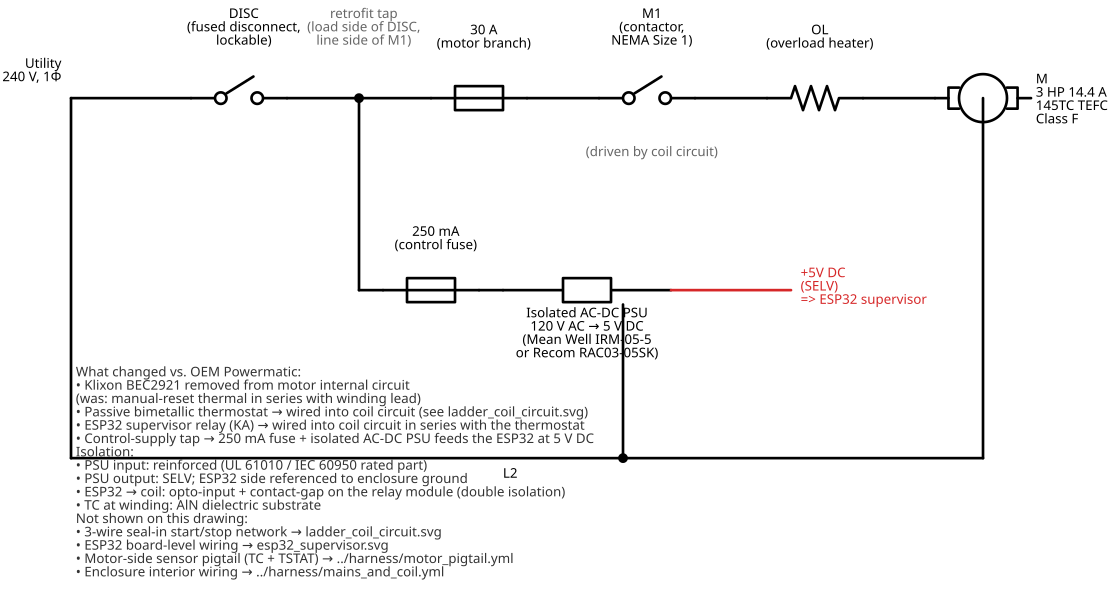

Source code (Python):
#!/usr/bin/env -S uv run --script
# /// script
# requires-python = ">=3.10"
# dependencies = ["schemdraw>=0.19"]
# ///
"""
One-line diagram — mains power distribution after retrofit.

Utility 240 V single-phase feeds the wall disconnect. Downstream:

  1. Motor branch:
       DISC -> 30 A fuses/breaker -> M1 contactor (Size 1) -> OL heater
            -> motor (3 HP, 145TC TEFC, Class F, 14.4 A FLA)

  2. Control-supply branch (RETROFIT ADDITION):
       tap after DISC -> 250 mA fuse -> isolated AC-DC PSU
                       -> 5 V SELV rail to ESP32 supervisor

The control branch is tapped on the load side of the DISC and the
line side of M1, so the ESP32 stays powered even when the motor coil
drops. That is intentional: the ESP32 must remain alive to log the
trip and hold the coil open until the operator acks.

Regenerate with:  uv run hardware/schematic/oneline_mains.py
"""

from pathlib import Path
import schemdraw
import schemdraw.elements as e

HERE = Path(__file__).parent


with schemdraw.Drawing(show=False) as d:
    d.config(fontsize=10, unit=2.0)

    # Layout constants (schemdraw units)
    MAIN_Y = 0.0                 # motor-branch horizontal
    CONTROL_Y = -4.0             # control-supply branch (below main)
    RETURN_Y = -7.5              # L2 return conductor
    NOTE_Y = -10.5               # notes block

    # Element x positions on the main line
    X_SRC = 0.0
    X_DISC_L = 2.5
    X_DISC_R = 4.5
    X_TAP = 6.0                  # control-branch tap point
    X_FUSE_L = 7.5
    X_FUSE_R = 9.5
    X_M1_L = 11.0
    X_M1_R = 13.0
    X_OL_L = 14.5
    X_OL_R = 16.5
    X_MOTOR = 18.5               # centre of motor circle

    # ---------------------------------------------------------
    # Utility source
    # ---------------------------------------------------------
    d.add(e.Label().at((X_SRC - 0.3, MAIN_Y + 0.5)).label('Utility\n240 V, 1Φ', loc='left'))
    d.add(e.Line().at((X_SRC, MAIN_Y)).to((X_DISC_L, MAIN_Y)).linewidth(2))

    # ---------------------------------------------------------
    # DISC — fused disconnect
    # ---------------------------------------------------------
    d.add(e.Switch().at((X_DISC_L, MAIN_Y)).to((X_DISC_R, MAIN_Y)).right())
    d.add(e.Label().at(((X_DISC_L + X_DISC_R) / 2, MAIN_Y + 1.4)).label(
        'DISC\n(fused disconnect,\nlockable)', loc='center'))

    # Main line continues to the tap
    d.add(e.Line().at((X_DISC_R, MAIN_Y)).to((X_TAP, MAIN_Y)).linewidth(2))
    d.add(e.Dot().at((X_TAP, MAIN_Y)))
    d.add(e.Label().at((X_TAP, MAIN_Y + 1.4)).label(
        'retrofit tap\n(load side of DISC,\nline side of M1)',
        loc='center', color='#666'))

    # Continue main line to fuse
    d.add(e.Line().at((X_TAP, MAIN_Y)).to((X_FUSE_L, MAIN_Y)).linewidth(2))

    # ---------------------------------------------------------
    # 30 A motor-branch fuse
    # ---------------------------------------------------------
    d.add(e.Fuse().at((X_FUSE_L, MAIN_Y)).to((X_FUSE_R, MAIN_Y)).right())
    d.add(e.Label().at(((X_FUSE_L + X_FUSE_R) / 2, MAIN_Y + 1.2)).label(
        '30 A\n(motor branch)', loc='center'))

    d.add(e.Line().at((X_FUSE_R, MAIN_Y)).to((X_M1_L, MAIN_Y)).linewidth(2))

    # ---------------------------------------------------------
    # M1 contactor
    # ---------------------------------------------------------
    d.add(e.Switch().at((X_M1_L, MAIN_Y)).to((X_M1_R, MAIN_Y)).right())
    d.add(e.Label().at(((X_M1_L + X_M1_R) / 2, MAIN_Y + 1.4)).label(
        'M1\n(contactor,\nNEMA Size 1)', loc='center'))
    d.add(e.Label().at(((X_M1_L + X_M1_R) / 2, MAIN_Y - 1.2)).label(
        '(driven by coil circuit)', loc='center', color='#666'))

    d.add(e.Line().at((X_M1_R, MAIN_Y)).to((X_OL_L, MAIN_Y)).linewidth(2))

    # ---------------------------------------------------------
    # OL heater (drawn as a resistor)
    # ---------------------------------------------------------
    d.add(e.Resistor().at((X_OL_L, MAIN_Y)).to((X_OL_R, MAIN_Y)).right())
    d.add(e.Label().at(((X_OL_L + X_OL_R) / 2, MAIN_Y + 1.2)).label(
        'OL\n(overload heater)', loc='center'))

    d.add(e.Line().at((X_OL_R, MAIN_Y)).to((X_MOTOR - 0.5, MAIN_Y)).linewidth(2))

    # ---------------------------------------------------------
    # Motor
    # ---------------------------------------------------------
    d.add(e.Motor().at((X_MOTOR - 0.5, MAIN_Y)).right().label(
        'M\n3 HP  14.4 A\n145TC TEFC\nClass F', loc='right'))

    # ---------------------------------------------------------
    # Control-supply branch (retrofit) — tap down to CONTROL_Y
    # ---------------------------------------------------------
    d.add(e.Line().at((X_TAP, MAIN_Y)).to((X_TAP, CONTROL_Y)).linewidth(2))

    # 250 mA fuse on the control branch
    X_CTRL_FUSE_L = X_TAP + 0.5
    X_CTRL_FUSE_R = X_CTRL_FUSE_L + 2.0
    d.add(e.Line().at((X_TAP, CONTROL_Y)).to((X_CTRL_FUSE_L, CONTROL_Y)).linewidth(2))
    d.add(e.Fuse().at((X_CTRL_FUSE_L, CONTROL_Y)).to((X_CTRL_FUSE_R, CONTROL_Y)).right())
    d.add(e.Label().at(((X_CTRL_FUSE_L + X_CTRL_FUSE_R) / 2, CONTROL_Y + 1.0)).label(
        '250 mA\n(control fuse)', loc='center'))

    # Isolated PSU
    X_PSU_L = X_CTRL_FUSE_R + 0.5
    X_PSU_R = X_PSU_L + 3.5
    d.add(e.Line().at((X_CTRL_FUSE_R, CONTROL_Y)).to((X_PSU_L, CONTROL_Y)).linewidth(2))
    d.add(e.RBox().at((X_PSU_L, CONTROL_Y)).to((X_PSU_R, CONTROL_Y)).right().label(
        'Isolated AC-DC PSU\n120 V AC → 5 V DC\n(Mean Well IRM-05-5\nor Recom RAC03-05SK)',
        loc='bottom'))

    # 5V rail out to ESP32 (draw in red to signal SELV)
    d.add(e.Line().at((X_PSU_R, CONTROL_Y)).to((X_PSU_R + 2.5, CONTROL_Y)).color('#d62728').linewidth(2))
    d.add(e.Label().at((X_PSU_R + 2.6, CONTROL_Y)).label(
        '+5V DC\n(SELV)\n=> ESP32 supervisor',
        loc='right', color='#d62728'))

    # ---------------------------------------------------------
    # L2 return — bottom horizontal back to source
    # ---------------------------------------------------------
    # Motor L2 out and down
    d.add(e.Line().at((X_MOTOR + 0.5, MAIN_Y)).to((X_MOTOR + 0.5, RETURN_Y)).linewidth(2))
    d.add(e.Line().at((X_MOTOR + 0.5, RETURN_Y)).to((X_SRC, RETURN_Y)).linewidth(2))
    d.add(e.Line().at((X_SRC, RETURN_Y)).to((X_SRC, MAIN_Y)).linewidth(2))
    d.add(e.Label().at(((X_MOTOR + X_SRC) / 2, RETURN_Y - 0.4)).label('L2', loc='center'))

    # Control return joins the same L2
    d.add(e.Line().at((X_PSU_R - 1.0, CONTROL_Y - 0.3)).to((X_PSU_R - 1.0, RETURN_Y)).linewidth(2))
    d.add(e.Dot().at((X_PSU_R - 1.0, RETURN_Y)))

    # ---------------------------------------------------------
    # Legend / notes — well below all the drawn geometry
    # ---------------------------------------------------------
    d.add(e.Label().at((X_SRC, NOTE_Y)).label(
        'What changed vs. OEM Powermatic:\n'
        '  • Klixon BEC2921 removed from motor internal circuit\n'
        '      (was: manual-reset thermal in series with winding lead)\n'
        '  • Passive bimetallic thermostat  → wired into coil circuit  (see ladder_coil_circuit.svg)\n'
        '  • ESP32 supervisor relay (KA)    → wired into coil circuit in series with the thermostat\n'
        '  • Control-supply tap             → 250 mA fuse + isolated AC-DC PSU feeds the ESP32 at 5 V DC\n\n'
        'Isolation:\n'
        '  • PSU input:     reinforced (UL 61010 / IEC 60950 rated part)\n'
        '  • PSU output:    SELV; ESP32 side referenced to enclosure ground\n'
        '  • ESP32 → coil:  opto-input + contact-gap on the relay module (double isolation)\n'
        '  • TC at winding: AlN dielectric substrate\n\n'
        'Not shown on this drawing:\n'
        '  • 3-wire seal-in start/stop network        → ladder_coil_circuit.svg\n'
        '  • ESP32 board-level wiring                 → esp32_supervisor.svg\n'
        '  • Motor-side sensor pigtail (TC + TSTAT)   → ../harness/motor_pigtail.yml\n'
        '  • Enclosure interior wiring                → ../harness/mains_and_coil.yml',
        loc='right', halign='left', color='#333',
    ))

    out_svg = HERE / 'oneline_mains.svg'
    d.save(str(out_svg))
    print(f'wrote {out_svg}')
